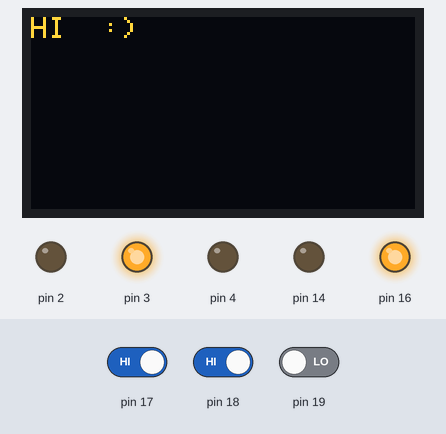
The sketch below on a simulated Arduino Uno, built with avr-gcc and run on an emulated ATmega328P. Shown: 128×64 one-colour display, output pins drawn as LEDs (lit = HIGH). Dashed ring = blinking. Inputs (shaded band) come from the test bench; at power-on: pin 17 HIGH, pin 18 HIGH, pin 19 LOW. The OLED is the two-colour kind (top 16 rows yellow).

Above: at 3.2 s.
3.3 s: pin 17 driven LOW
At 4.7 s:
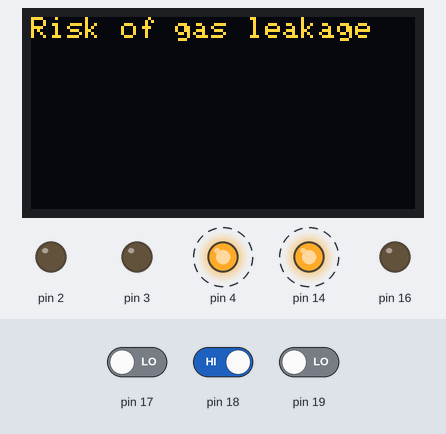
6.3 s: pin 18 driven LOW
At 7.9 s:
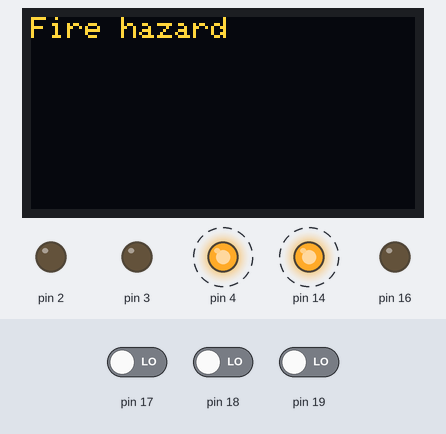
9.3 s: pin 19 driven HIGH
At 11.1 s:
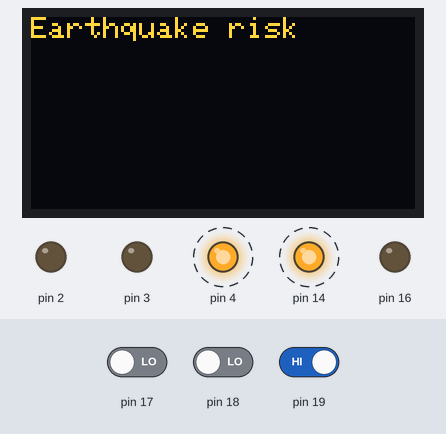
12.3 s: pin 19 driven LOW
14.3 s: pin 17 driven HIGH
17.3 s: pin 18 driven HIGH
At 19.3 s:
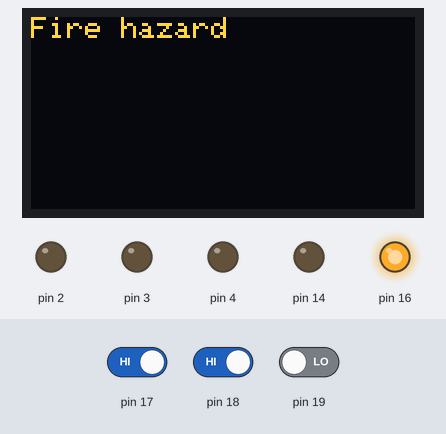
Timing chart, 0 to 20.0 s (numbered marks = the images above; inputs shaded):
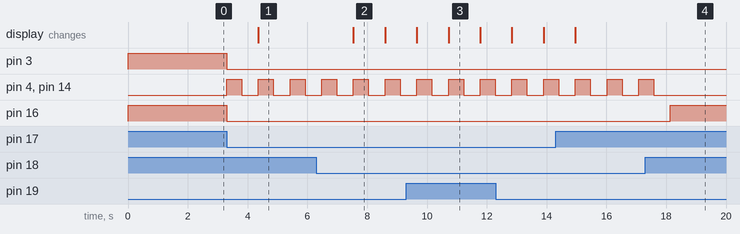

Measured:
- after the input at 3.3 s, pin 3, pin 16: HIGH → LOW at once; pin 4, pin 14: alternates HIGH for 0.50 s and LOW for 0.56 s, starting at once; the display: changes after 1.1 s (image 1)
- after the input at 6.3 s, the display: changes after 1.2 s (image 2)
- after the input at 9.3 s, the display: first differs from a run without the input after 1.4 s (image 3)
- after the input at 17.3 s, pin 4, pin 14: goes on until 17.6 s, then stays LOW; pin 16: LOW → HIGH after 0.84 s
- what the display in image 2 shows lasts 1.1 s, from 7.5 s to 8.6 s

The sketch:

pro.ino
```cpp
#include <SPI.h>
#include <Wire.h>
#include <Adafruit_GFX.h> //کتابخانه
#include <Adafruit_SSD1306.h> // کتابخانه

Adafruit_SSD1306 display(-1); // ساخت یک آبجکت برای کتابخانه

void setup() {


pinMode(3 , OUTPUT);//سبز
pinMode( 2 , OUTPUT); //زرد
pinMode( 4, OUTPUT); //قرمز
pinMode(14 , OUTPUT); //بازر
pinMode(16 , OUTPUT); //لامپ
pinMode(17 , INPUT); //گاز
digitalWrite(18 , INPUT); //اتش
digitalWrite(19 , INPUT); //زلزله

digitalWrite( 3 , HIGH);
digitalWrite( 16 , HIGH);

  // آدرس دهی I2c
  display.begin(SSD1306_SWITCHCAPVCC, 0x3C);

  //پاک کردن حافظه بافر
  display.clearDisplay();

  // نمایش متن بر روی OLED
  display.setTextSize(1); // انتخاب سایز نمایش متن بین ۱ و ۲ انتخاب کنید
  display.setTextColor(WHITE); // انتخاب رنگ
  display.setCursor(0,0); // تعیین مکان نمای نمایش متن بر روی oled
  display.println("HI  :) ");// متن مورد نظر
  display.display();
  delay(2000);
  display.clearDisplay();

}

void loop() {
  /////////////////////////////////////////////////////////////////////اتش
  if (digitalRead(18) == LOW)  {

digitalWrite( 3 , LOW);
digitalWrite( 16 , LOW);


digitalWrite(4 , HIGH);
digitalWrite(14 , HIGH);
delay(500);
digitalWrite(14 , LOW);
digitalWrite(4 , LOW);
delay(500);


  // آدرس دهی I2c
  display.begin(SSD1306_SWITCHCAPVCC, 0x3C);

  //پاک کردن حافظه بافر
  display.clearDisplay();

  // نمایش متن بر روی OLED
  display.setTextSize(1); // انتخاب سایز نمایش متن بین ۱ و ۲ انتخاب کنید
  display.setTextColor(WHITE); // انتخاب رنگ
  display.setCursor(0,0); // تعیین مکان نمای نمایش متن بر روی oled
  display.println("Fire hazard");// متن مورد نظر
  display.display();
  delay(2);
  display.clearDisplay();


  }
  else{
    digitalWrite(16 , HIGH);
  }

/////////////////////////////////////////////////////////////////////////زلزله
 if (digitalRead(19) == HIGH)  {

digitalWrite( 3 , LOW);
digitalWrite( 16 , LOW);


digitalWrite(4 , HIGH);
digitalWrite(14 , HIGH);
delay(500);
digitalWrite(14 , LOW);
digitalWrite(4 , LOW);
delay(500);

  // آدرس دهی I2c
  display.begin(SSD1306_SWITCHCAPVCC, 0x3C);

  //پاک کردن حافظه بافر
  display.clearDisplay();

  // نمایش متن بر روی OLED
  display.setTextSize(1); // انتخاب سایز نمایش متن بین ۱ و ۲ انتخاب کنید
  display.setTextColor(WHITE); // انتخاب رنگ
  display.setCursor(0,0); // تعیین مکان نمای نمایش متن بر روی oled
  display.println("Earthquake risk");// متن مورد نظر
  display.display();
  delay(2);
  display.clearDisplay();


  }
  else{
   digitalWrite(16 , HIGH);
  }
//////////////////////////////////////////////////////////////////////////////گاز

  if (digitalRead(17) == LOW)  {

digitalWrite( 3 , LOW);
digitalWrite( 16 , LOW);


digitalWrite(4 , HIGH);
digitalWrite(14 , HIGH);
delay(500);
digitalWrite(14 , LOW);
digitalWrite(4 , LOW);
delay(500);

// آدرس دهی I2c
  display.begin(SSD1306_SWITCHCAPVCC, 0x3C);

  //پاک کردن حافظه بافر
  display.clearDisplay();

  // نمایش متن بر روی OLED
  display.setTextSize(1); // انتخاب سایز نمایش متن بین ۱ و ۲ انتخاب کنید
  display.setTextColor(WHITE); // انتخاب رنگ
  display.setCursor(0,0); // تعیین مکان نمای نمایش متن بر روی oled
  display.println("Risk of gas leakage");// متن مورد نظر
  display.display();
  delay(2);
  display.clearDisplay();


  }
  else{

  }
 digitalWrite(16 , HIGH);

}
```
